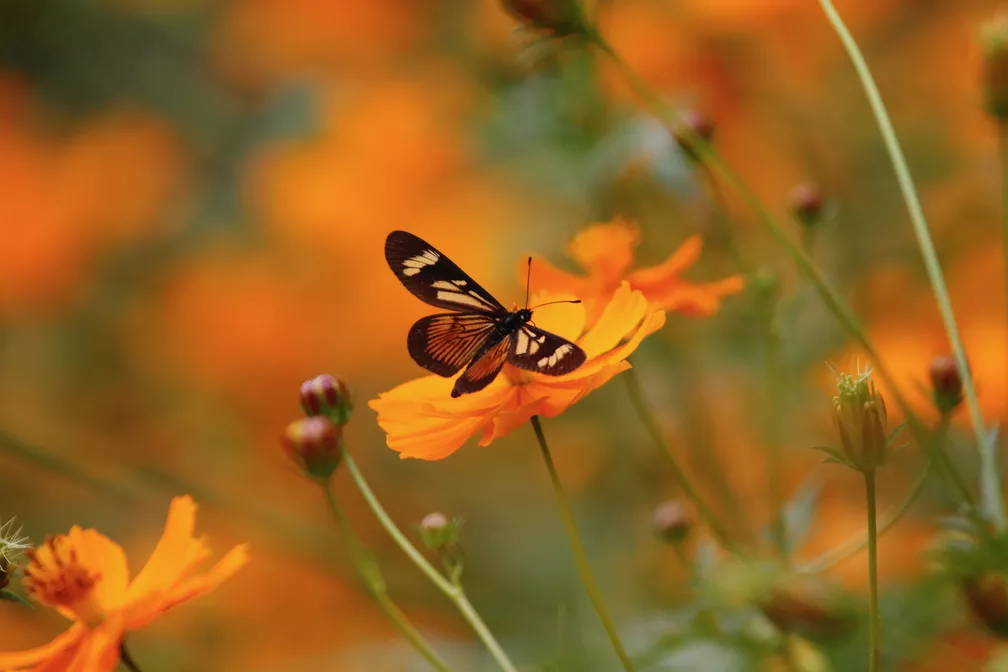
#> input picture TRABALHO 2/img.jpg, 1008 x 672 px
$ jupyter execute luiza.ipynb
#> lines starting #> are read from the running program, lines starting #| are printed output that depends on the picture
[cell 1]
import numpy as np
import matplotlib.pyplot as plt
import cv2

# CARREGANDO A IMAGEM
original_image = cv2.imread('img.jpg')
#> original_image is the input picture: shape (672, 1008, 3); mean B, G, R 32.8, 98.8, 148.7

# FUNÇÃO PARA TRANSFORMAR DE BGR PARA RGB
def RGB(img_bgr):
    # Obtendo as dimensões da imagem
    l, c, p = img_bgr.shape
#> l = 672; c = 1008; p = 3

    # Criando uma matriz vazia para a imagem RGB
    img_rgb = np.zeros(shape=img_bgr.shape, dtype=np.uint8)

    # Iterando sobre cada pixel da imagem BGR
    for i in range(l):
        for j in range(c):
            # Obtendo os valores BGR do pixel
            b = img_bgr[i, j, 0]
            g = img_bgr[i, j, 1]
            r = img_bgr[i, j, 2]

            # Trocando os canais para obter a representação RGB
            img_rgb[i, j, 0] = r
            img_rgb[i, j, 1] = g
            img_rgb[i, j, 2] = b

    return img_rgb

# TRANSFORMANDO A IMAGEM BGR EM RGB
img = RGB(original_image)

# CONVERTENDO A IMAGEM EM UMA MATRIZ PX3 ONDE P=MxN E CADA LINHA AGORA É UM VETOR NO ESPAÇO 3D
vectorized = img.reshape((-1, 3))

# CONVERTENDO OS VALORES uint8 PARA float (REQUISITO DO MÉTODO K-MEANS)
vectorized = np.float32(vectorized)

# DEFININDO CRITÉRIOS, NÚMERO DE AGRUPAMENTOS(K) E APLICANDO K-MEANS
criteria = (cv2.TERM_CRITERIA_EPS + cv2.TERM_CRITERIA_MAX_ITER, 10, 1.0)

# NÚMERO DE AGRUPAMENTO (NÚMEROS DE CORES QUE QUERO NA IMAGEM SEGMENTADA)
K = 6  # número aproximado de cores da imagem original

# NÚMERO DE VEZES QUE O ALGORITMO É EXECUTADO USANDO DIFERENTES CLASSIFICAÇÕES INICIAIS
# O ALGORITMO RETORNA OS RÓTULOS QUE PRODUZEM MELHOR COMPACTAÇÃO
attempts = 10

# ESPECIFICANDO COMO OS CENTROS INICIAIS SÃO OBTIDOS
ret, label, center = cv2.kmeans(vectorized, K, None, criteria, attempts, cv2.KMEANS_PP_CENTERS)
#> ret = 350919363.1; center = [[184.8, 99.49, 25.61], [105.7, 90.16, 33.7], [230.3, 126.8, 30.61], [142.2, 128.6, 75.5], [140.6, 94.19, 28.1], [66.6, 47.48, 17.61]]

# CONVERTENDO DE VOLTA PARA uint8
center = np.uint8(center)
#> center = [[184, 99, 25], [105, 90, 33], [230, 126, 30], [142, 128, 75], [140, 94, 28], [66, 47, 17]]

# ACESSANDO OS RÓTULOS PARA REGENERAR A IMAGEM AGRUPADA
res = center[label.flatten()]
result_image = res.reshape((img.shape))
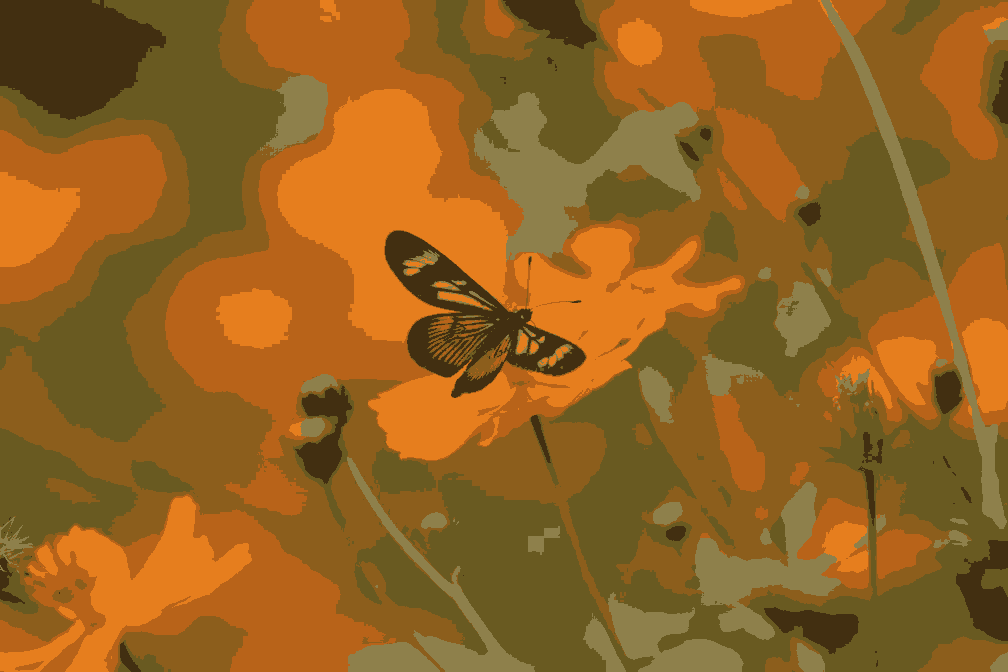
#> result_image: shape (672, 1008, 3); mean R, G, B 148.1, 98.4, 32.3

# PLOTANDO A IMAGEM ORIGINAL E A IMAGEM RESULTANTE DO AGRUPAMENTO
figure_size = 15
plt.figure(figsize=(figure_size, figure_size))
plt.subplot(1, 3, 1), plt.imshow(original_image)
plt.title('Imagem original'), plt.xticks([]), plt.yticks([])
plt.subplot(1, 3, 2), plt.imshow(img)
plt.title('Imagem RGB'), plt.xticks([]), plt.yticks([])
plt.subplot(1, 3, 3), plt.imshow(result_image)
plt.title('Imagem segmentada com K = %i' % K), plt.xticks([]), plt.yticks([])
plt.show()
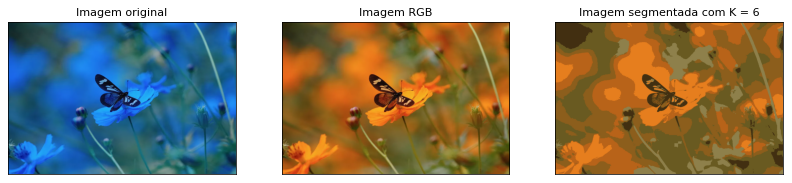
#> figure drawn by matplotlib, 3 panels; B, G, R data is drawn as R, G, B
